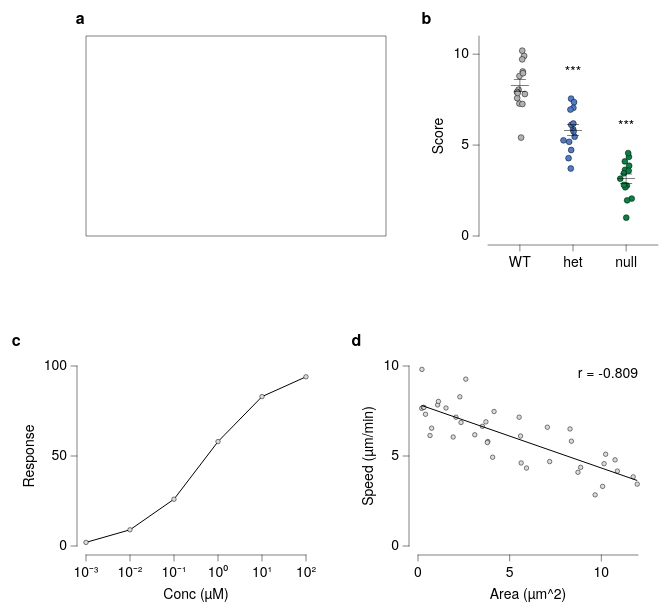

Source (Vega-Lite JSON):
### Vega-Lite specification from a JSON file in a GitHub repository (floating-point values rounded to 4 significant figures)
{"background": null, "config": {"arc": {"fill": "#DBDBDB", "fillOpacity": 1.0, "innerRadius": 25.0, "padAngle": 0.03, "stroke": "black", "strokeOpacity": 1, "strokeWidth": 0.25}, "area": {"fill": "#DBDBDB", "fillOpacity": 1.0, "stroke": "black", "strokeOpacity": 1, "strokeWidth": 0.25}, "axis": {"domain": true, "domainCap": "round", "domainColor": "black", "domainWidth": 0.25, "grid": false, "gridCap": "round", "gridColor": "#F1F1F1", "gridDash": [0, 0], "gridOpacity": 1.0, "gridWidth": 0.25, "labelColor": "black", "labelFont": "Helvetica Neue, HelveticaNeue, Helvetica, Arial, sans-serif", "labelFontSize": 7, "labelFontStyle": "normal", "labelFontWeight": 400, "offset": 4.5, "ticks": true, "tickCap": "round", "tickColor": "black", "tickRound": false, "tickSize": 3, "tickWidth": 0.25, "titleColor": "black", "titleFont": "Helvetica Neue, HelveticaNeue, Helvetica, Arial, sans-serif", "titleFontSize": 7, "titleFontStyle": "normal", "titleFontWeight": 400}, "axisX": {"domain": true, "labelAlign": "center", "labelAngle": 0, "labels": true, "ticks": true, "translate": 0}, "axisY": {"domain": true, "labelAlign": "right", "labelAngle": 0, "labels": true, "ticks": true, "translate": 0}, "axisRight": {"domain": true, "labelAlign": "left", "labelAngle": 0, "labels": true, "ticks": true, "translate": 0}, "axisTop": {"domain": true, "labelAlign": "center", "labelAngle": 0, "labels": true, "ticks": true, "translate": 0}, "axisBand": {"tickOffset": 0}, "bar": {"fill": "#DBDBDB", "fillOpacity": 1.0, "stroke": "black", "strokeOpacity": 1, "strokeWidth": 0.25}, "boxplot": {"size": 9.0, "ticks": {"cornerRadius": 0.25, "fill": "black", "opacity": 1, "size": 4.5, "thickness": 0.25}, "box": {"fillOpacity": 1.0, "stroke": "black", "strokeOpacity": 1, "strokeWidth": 0.25}, "median": {"cornerRadius": 0, "fill": "black", "fillOpacity": 1.0, "opacity": 1, "size": 9.0, "thickness": 0.25}, "rule": {"fill": "black", "fillOpacity": 1.0, "size": 10.0, "stroke": "black", "strokeDash": [0, 0], "strokeOpacity": 1, "strokeWidth": 0.25}, "outliers": {"color": "black", "fill": "black", "fillOpacity": 1.0, "size": 0, "stroke": "black", "strokeOpacity": 1, "strokeWidth": 0.25}}, "circle": {"fill": "black", "fillOpacity": 1.0, "size": 1.25, "stroke": null, "strokeOpacity": 1, "strokeWidth": 0.25}, "errorband": {"band": {"fillOpacity": 0.6, "stroke": null, "strokeWidth": 0.25, "strokeOpacity": 1}, "borders": {"opacity": 0, "strokeOpacity": 0.25, "strokeWidth": 1}}, "errorbar": {"opacity": 1, "rule": {"strokeDash": [0, 0], "strokeWidth": 0.25}, "ticks": {"color": "black", "cornerRadius": 0.125, "opacity": 1, "size": 6.0, "thickness": 0.25}, "thickness": 0.25}, "font": "Helvetica Neue, HelveticaNeue, Helvetica, Arial, sans-serif", "geoshape": {"fill": "#DBDBDB", "fillOpacity": 1.0, "stroke": "black", "strokeOpacity": 1, "strokeWidth": 0.25}, "header": {"labelColor": "black", "labelFont": "Helvetica Neue, HelveticaNeue, Helvetica, Arial, sans-serif", "labelFontSize": 7, "labelFontStyle": "normal", "labelFontWeight": 400, "titleColor": "black", "titleFont": "Helvetica Neue, HelveticaNeue, Helvetica, Arial, sans-serif", "titleFontSize": 7, "titleFontStyle": "normal", "titleFontWeight": 400, "titlePadding": 0}, "legend": {"disable": false, "offset": 4.5, "titlePadding": 4, "labelOffset": 2, "gradientLabelOffset": 2, "gradientLength": 50.0, "gradientThickness": 5.0, "gradientOpacity": 1.0, "gradientStrokeColor": "black", "gradientStrokeWidth": 0.25, "labelColor": "black", "labelFont": "Helvetica Neue, HelveticaNeue, Helvetica, Arial, sans-serif", "labelFontSize": 7, "labelFontStyle": "normal", "labelFontWeight": 400, "strokeColor": "black", "strokeWidth": 0, "symbolSize": 42, "symbolStrokeColor": "black", "symbolStrokeWidth": 0.25, "titleColor": "black", "titleFont": "Helvetica Neue, HelveticaNeue, Helvetica, Arial, sans-serif", "titleFontSize": 7, "titleFontStyle": "normal", "titleFontWeight": 400}, "line": {"color": "black", "stroke": "black", "strokeCap": "butt", "strokeDash": [0, 0], "strokeOpacity": 1, "strokeWidth": 0.5}, "point": {"filled": true, "fill": "#DBDBDB", "fillOpacity": 1.0, "size": 5.0, "stroke": "black", "strokeOpacity": 1, "strokeWidth": 0.25}, "range": {"category": ["#B2B2B2", "#4A7CD3", "#008542", "#664CAF", "#509F98", "#636363", "#284F93", "#005226", "#382864", "#285753"], "diverging": {"scheme": ["#443E60", "#5F597E", "#7C759B", "#9994B6", "#B7B4CC", "#D6D5DC", "#F6F6F6", "#D1DAD9", "#A4C2BF", "#7AA9A4", "#578E89", "#37736E", "#1B5954"]}, "heatmap": {"scheme": ["#440154", "#472270", "#433E82", "#38598C", "#2C728E", "#238A8D", "#24A086", "#39B578", "#5DC862", "#96D646", "#CAE02D", "#FDE724"]}, "ordinal": {"scheme": ["#F1F1F1", "#DBDBDB", "#C6C6C6", "#B2B2B2", "#9D9D9D", "#898989", "#767676", "#636363", "#515151", "#404040", "#2F2F2F", "#1F1F1F"]}, "ramp": {"scheme": ["#440154", "#472270", "#433E82", "#38598C", "#2C728E", "#238A8D", "#24A086", "#39B578", "#5DC862", "#96D646", "#CAE02D", "#FDE724"]}}, "rule": {"color": "black", "stroke": "black", "strokeCap": "round", "strokeDash": [2, 2], "strokeOpacity": 1, "strokeWidth": 0.25}, "scale": {"barBandPaddingInner": 0.1, "rectBandPaddingInner": 0, "tickBandPaddingInner": 0.1, "bandPaddingOuter": 0.1, "bandWithNestedOffsetPaddingInner": 0.2, "bandWithNestedOffsetPaddingOuter": 0.2, "offsetBandPaddingInner": 0, "offsetBandPaddingOuter": 0, "round": false}, "rect": {"fill": "#DBDBDB", "fillOpacity": 1.0, "stroke": "black", "strokeOpacity": 1, "strokeWidth": 0.25}, "square": {"fill": "#DBDBDB", "fillOpacity": 1.0, "size": 10.0, "stroke": "black", "strokeOpacity": 1, "strokeWidth": 0.25}, "text": {"color": "black", "font": "Helvetica Neue, HelveticaNeue, Helvetica, Arial, sans-serif", "fontSize": 7, "fontStyle": "normal", "fontWeight": 400}, "tick": {"color": "black", "cornerRadius": 0.125, "opacity": 1.0, "size": 9.0, "thickness": 0.25}, "title": {"anchor": "middle", "frame": "group", "color": "black", "font": "Helvetica Neue, HelveticaNeue, Helvetica, Arial, sans-serif", "fontSize": 7, "fontStyle": "normal", "fontWeight": 400, "subtitleColor": "black", "subtitleFont": "Helvetica Neue, HelveticaNeue, Helvetica, Arial, sans-serif", "subtitleFontSize": "Helvetica Neue, HelveticaNeue, Helvetica, Arial, sans-serif", "subtitleFontStyle": "normal", "subtitleFontWeight": 400}, "trail": {"color": "black", "opacity": 1, "size": 0.5}, "view": {"continuousWidth": 100, "continuousHeight": 100, "discreteWidth": 100, "discreteHeight": 100, "fill": null, "stroke": null, "strokeWidth": 0.25}}, "vconcat": [{"hconcat": [{"vconcat": [{"mark": {"type": "point", "opacity": 0}, "height": 100, "name": "__dsfigure_blank_1", "view": {"fill": "white", "stroke": "black", "strokeDash": [0, 0], "strokeWidth": 0.25}, "width": 150}], "data": {"values": [{"__dysonsphere__": 1}]}, "name": "__dsfigure_label_17", "title": {"text": "a", "anchor": "start", "dx": -5, "dy": 0, "fontSize": 8, "fontWeight": 700, "frame": "bounds"}}, {"vconcat": [{"layer": [{"data": {"name": "data-1cf6b21261ba260b8a5f35144bc8ea1c"}, "mark": {"type": "circle", "opacity": 1.0, "size": 8.5, "stroke": "black", "strokeOpacity": 1, "strokeWidth": 0.25}, "encoding": {"color": {"field": "genotype", "legend": null, "scale": {"domain": ["WT", "het", "null"]}, "sort": ["WT", "het", "null"], "title": null, "type": "nominal"}, "x": {"axis": {}, "field": "genotype", "scale": {"domain": ["WT", "het", "null"]}, "sort": ["WT", "het", "null"], "title": null, "type": "nominal"}, "xOffset": {"field": "jitter_x", "scale": {"domain": [-4.756, 4.756], "range": [5.869, 15.38]}, "type": "quantitative"}, "y": {"field": "value", "title": "Score", "type": "quantitative"}}}, {"data": {"name": "data-179ce15e0838628223aaa660ed5f4d87"}, "mark": {"type": "errorbar"}, "encoding": {"x": {"axis": {}, "field": "genotype", "scale": {"domain": ["WT", "het", "null"]}, "sort": ["WT", "het", "null"], "title": null, "type": "nominal"}, "y": {"field": "__mean", "title": "Score", "type": "quantitative"}, "yError": {"field": "__error"}}}, {"data": {"name": "data-179ce15e0838628223aaa660ed5f4d87"}, "mark": {"type": "tick"}, "encoding": {"x": {"axis": {}, "field": "genotype", "scale": {"domain": ["WT", "het", "null"]}, "sort": ["WT", "het", "null"], "title": null, "type": "nominal"}, "y": {"field": "__mean", "title": "Score", "type": "quantitative"}}}, {"layer": [{"data": {"values": [{"y": 7.554, "label": "***", "__dysonsphere__": 1}]}, "mark": {"type": "text", "align": "center", "baseline": "bottom", "dy": -10.0, "fontSize": 7}, "encoding": {"text": {"field": "label", "type": "nominal"}, "x": {"value": 42.5}, "y": {"field": "y", "type": "quantitative"}}}, {"data": {"values": [{"y": 4.56, "label": "***", "__dysonsphere__": 1}]}, "mark": {"type": "text", "align": "center", "baseline": "bottom", "dy": -10.0, "fontSize": 7}, "encoding": {"text": {"field": "label", "type": "nominal"}, "x": {"value": 69.06}, "y": {"field": "y", "type": "quantitative"}}}], "name": "__dysonsphere_62b8b2c6566a548c_9"}], "height": 100, "width": 85}], "name": "__dsfigure_label_18", "title": {"text": "b", "anchor": "start", "dx": -5, "dy": 0, "fontSize": 8, "fontWeight": 700, "frame": "bounds"}}], "resolve": {"scale": {"color": "independent"}}, "spacing": 16}, {"hconcat": [{"vconcat": [{"mark": {"type": "line", "point": true}, "encoding": {"x": {"axis": {"labelExpr": "round(log(datum.value) / log(10)) < 0 ? '10⁻' + (abs(round(log(datum.value) / log(10))) >= 10 ? '⁰¹²³⁴⁵⁶⁷⁸⁹'[floor(abs(round(log(datum.value) / log(10)))/10)] + '⁰¹²³⁴⁵⁶⁷⁸⁹'[abs(round(log(datum.value) / log(10)))%10] : '⁰¹²³⁴⁵⁶⁷⁸⁹'[abs(round(log(datum.value) / log(10)))]) : '10' + (abs(round(log(datum.value) / log(10))) >= 10 ? '⁰¹²³⁴⁵⁶⁷⁸⁹'[floor(abs(round(log(datum.value) / log(10)))/10)] + '⁰¹²³⁴⁵⁶⁷⁸⁹'[abs(round(log(datum.value) / log(10)))%10] : '⁰¹²³⁴⁵⁶⁷⁸⁹'[abs(round(log(datum.value) / log(10)))])", "values": [0.001, 0.01, 0.1, 1.0, 10.0, 100.0]}, "field": "conc", "scale": {"type": "log"}, "title": "Conc (µM)", "type": "quantitative"}, "y": {"field": "signal", "title": "Response", "type": "quantitative"}}, "height": 90, "width": 110}], "data": {"name": "data-98a1b623588831d152ce1e3d7ed61198"}, "name": "__dsfigure_label_19", "title": {"text": "c", "anchor": "start", "dx": -5, "dy": 0, "fontSize": 8, "fontWeight": 700, "frame": "bounds"}}, {"vconcat": [{"layer": [{"data": {"name": "data-fbda82c11a41e84114bb82f904352c14"}, "mark": {"type": "point", "filled": true}, "encoding": {"x": {"field": "area", "title": "Area (µm^2)", "type": "quantitative"}, "y": {"field": "speed", "title": "Speed (µm/min)", "type": "quantitative"}}}, {"layer": [{"data": {"name": "data-7cf9040398505750cb28d6ecdef243c4"}, "mark": {"type": "line"}, "encoding": {"x": {"field": "area", "type": "quantitative"}, "y": {"field": "speed", "type": "quantitative"}}}, {"data": {"values": [{"__dysonsphere__": 1}]}, "mark": {"type": "text", "align": "right", "angle": 0, "baseline": "top", "dx": 0, "dy": 0, "fontSize": 7, "opacity": 1.0}, "encoding": {"text": {"value": "r = -0.809"}, "x": {"value": 110}, "y": {"value": 0}}}], "name": "__dysonsphere_5adfeca5bce21ded_10"}], "height": 90, "width": 110}], "name": "__dsfigure_label_20", "title": {"text": "d", "anchor": "start", "dx": -5, "dy": 0, "fontSize": 8, "fontWeight": 700, "frame": "bounds"}}], "resolve": {"scale": {"color": "independent"}}, "spacing": 16}], "resolve": {"scale": {"color": "independent"}}, "spacing": 32, "$schema": "https://vega.github.io/schema/vega-lite/v6.4.1.json", "datasets": {"data-1cf6b21261ba260b8a5f35144bc8ea1c": [{"genotype": "WT", "value": 8.048, "jitter_x": -0.6474}, {"genotype": "WT", "value": 9.904, "jitter_x": 2.127}, {"genotype": "WT", "value": 9.715, "jitter_x": 1.156}, {"genotype": "WT", "value": 7.286, "jitter_x": -0.2386}, {"genotype": "WT", "value": 7.583, "jitter_x": -1.34}, {"genotype": "WT", "value": 7.262, "jitter_x": 1.255}, {"genotype": "WT", "value": 8.798, "jitter_x": -0.2087}, {"genotype": "WT", "value": 7.922, "jitter_x": -1.438}, {"genotype": "WT", "value": 9.046, "jitter_x": 1.447}, {"genotype": "WT", "value": 5.414, "jitter_x": 0.6067}, {"genotype": "WT", "value": 10.19, "jitter_x": 1.191}, {"genotype": "WT", "value": 7.865, "jitter_x": -1.102}, {"genotype": "WT", "value": 8.953, "jitter_x": 1.567}, {"genotype": "WT", "value": 7.809, "jitter_x": 2.503}, {"genotype": "het", "value": 5.869, "jitter_x": 0.04581}, {"genotype": "het", "value": 7.048, "jitter_x": 0.1885}, {"genotype": "het", "value": 7.554, "jitter_x": -0.95}, {"genotype": "het", "value": 6.116, "jitter_x": -0.8652}, {"genotype": "het", "value": 6.186, "jitter_x": 0.1846}, {"genotype": "het", "value": 7.36, "jitter_x": 0.5259}, {"genotype": "het", "value": 5.182, "jitter_x": -1.912}, {"genotype": "het", "value": 4.28, "jitter_x": -2.228}, {"genotype": "het", "value": 6.953, "jitter_x": -1.297}, {"genotype": "het", "value": 5.461, "jitter_x": 0.8293}, {"genotype": "het", "value": 3.712, "jitter_x": -1.112}, {"genotype": "het", "value": 5.26, "jitter_x": -4.756}, {"genotype": "het", "value": 5.745, "jitter_x": 0.3045}, {"genotype": "het", "value": 4.73, "jitter_x": -0.9077}, {"genotype": "null", "value": 1.011, "jitter_x": 0.06974}, {"genotype": "null", "value": 3.151, "jitter_x": -2.93}, {"genotype": "null", "value": 4.356, "jitter_x": 1.409}, {"genotype": "null", "value": 2.774, "jitter_x": 0.3796}, {"genotype": "null", "value": 2.059, "jitter_x": 2.789}, {"genotype": "null", "value": 3.639, "jitter_x": -0.5428}, {"genotype": "null", "value": 4.104, "jitter_x": -0.631}, {"genotype": "null", "value": 2.68, "jitter_x": -0.4181}, {"genotype": "null", "value": 3.863, "jitter_x": 1.519}, {"genotype": "null", "value": 4.56, "jitter_x": 1.033}, {"genotype": "null", "value": 2.81, "jitter_x": -1.089}, {"genotype": "null", "value": 1.961, "jitter_x": 0.5076}, {"genotype": "null", "value": 3.587, "jitter_x": 1.274}, {"genotype": "null", "value": 3.447, "jitter_x": -1.127}], "data-179ce15e0838628223aaa660ed5f4d87": [{"genotype": "WT", "__mean": 8.271, "__error": 0.3394, "__dysonsphere__": 1}, {"genotype": "het", "__mean": 5.818, "__error": 0.3079, "__dysonsphere__": 1}, {"genotype": "null", "__mean": 3.143, "__error": 0.2676, "__dysonsphere__": 1}], "data-98a1b623588831d152ce1e3d7ed61198": [{"conc": 0.001, "signal": 2}, {"conc": 0.01, "signal": 9}, {"conc": 0.1, "signal": 26}, {"conc": 1.0, "signal": 58}, {"conc": 10.0, "signal": 83}, {"conc": 100.0, "signal": 94}], "data-fbda82c11a41e84114bb82f904352c14": [{"area": 4.149, "speed": 7.472}, {"area": 5.627, "speed": 4.614}, {"area": 10.87, "speed": 4.161}, {"area": 8.368, "speed": 5.824}, {"area": 4.072, "speed": 4.932}, {"area": 0.2025, "speed": 7.647}, {"area": 1.918, "speed": 6.055}, {"area": 11.96, "speed": 3.437}, {"area": 5.517, "speed": 7.156}, {"area": 8.292, "speed": 6.504}, {"area": 0.656, "speed": 6.137}, {"area": 0.4086, "speed": 7.319}, {"area": 10.15, "speed": 4.573}, {"area": 7.055, "speed": 6.6}, {"area": 3.705, "speed": 6.897}, {"area": 3.809, "speed": 5.805}, {"area": 1.071, "speed": 7.839}, {"area": 2.072, "speed": 7.156}, {"area": 0.295, "speed": 7.699}, {"area": 10.07, "speed": 3.311}, {"area": 5.596, "speed": 6.11}, {"area": 1.526, "speed": 7.667}, {"area": 8.871, "speed": 4.368}, {"area": 2.348, "speed": 6.861}, {"area": 0.743, "speed": 6.546}, {"area": 7.181, "speed": 4.69}, {"area": 10.75, "speed": 4.786}, {"area": 0.3233, "speed": 7.699}, {"area": 9.662, "speed": 2.84}, {"area": 2.282, "speed": 8.288}, {"area": 1.115, "speed": 8.031}, {"area": 0.2155, "speed": 9.811}, {"area": 3.516, "speed": 6.65}, {"area": 8.725, "speed": 4.095}, {"area": 5.918, "speed": 4.33}, {"area": 10.24, "speed": 5.097}, {"area": 2.607, "speed": 9.27}, {"area": 3.782, "speed": 5.748}, {"area": 3.098, "speed": 6.179}, {"area": 11.74, "speed": 3.841}], "data-7cf9040398505750cb28d6ecdef243c4": [{"area": 0.2025, "speed": 7.806, "__dysonsphere__": 1}, {"area": 11.96, "speed": 3.64, "__dysonsphere__": 1}]}}
